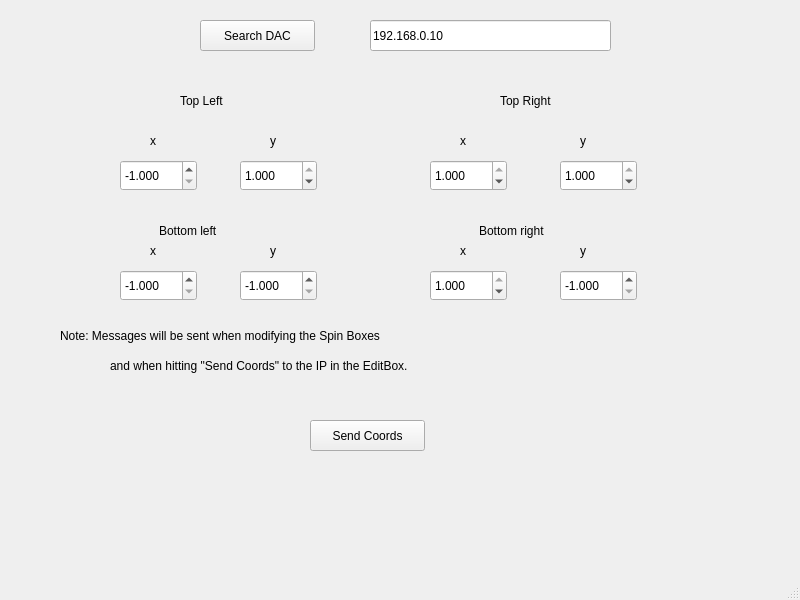
<?xml version="1.0" encoding="UTF-8"?>
<ui version="4.0">
 <class>laser_main</class>
 <widget class="QMainWindow" name="laser_main">
  <property name="geometry">
   <rect>
    <x>0</x>
    <y>0</y>
    <width>800</width>
    <height>600</height>
   </rect>
  </property>
  <property name="windowTitle">
   <string>Laser geometry setter</string>
  </property>
  <widget class="QWidget" name="centralwidget">
   <widget class="QPushButton" name="button_send">
    <property name="geometry">
     <rect>
      <x>310</x>
      <y>420</y>
      <width>115</width>
      <height>31</height>
     </rect>
    </property>
    <property name="text">
     <string>Send Coords</string>
    </property>
   </widget>
   <widget class="QDoubleSpinBox" name="tl_x">
    <property name="geometry">
     <rect>
      <x>120</x>
      <y>160</y>
      <width>77</width>
      <height>31</height>
     </rect>
    </property>
    <property name="decimals">
     <number>3</number>
    </property>
    <property name="minimum">
     <double>-1.000000000000000</double>
    </property>
    <property name="maximum">
     <double>1.000000000000000</double>
    </property>
    <property name="singleStep">
     <double>0.001000000000000</double>
    </property>
    <property name="value">
     <double>-1.000000000000000</double>
    </property>
   </widget>
   <widget class="QDoubleSpinBox" name="tl_y">
    <property name="geometry">
     <rect>
      <x>240</x>
      <y>160</y>
      <width>77</width>
      <height>31</height>
     </rect>
    </property>
    <property name="decimals">
     <number>3</number>
    </property>
    <property name="minimum">
     <double>-1.000000000000000</double>
    </property>
    <property name="maximum">
     <double>1.000000000000000</double>
    </property>
    <property name="singleStep">
     <double>0.001000000000000</double>
    </property>
    <property name="value">
     <double>1.000000000000000</double>
    </property>
   </widget>
   <widget class="QDoubleSpinBox" name="bl_x">
    <property name="geometry">
     <rect>
      <x>120</x>
      <y>270</y>
      <width>77</width>
      <height>31</height>
     </rect>
    </property>
    <property name="decimals">
     <number>3</number>
    </property>
    <property name="minimum">
     <double>-1.000000000000000</double>
    </property>
    <property name="maximum">
     <double>1.000000000000000</double>
    </property>
    <property name="singleStep">
     <double>0.001000000000000</double>
    </property>
    <property name="value">
     <double>-1.000000000000000</double>
    </property>
   </widget>
   <widget class="QDoubleSpinBox" name="bl_y">
    <property name="geometry">
     <rect>
      <x>240</x>
      <y>270</y>
      <width>77</width>
      <height>31</height>
     </rect>
    </property>
    <property name="decimals">
     <number>3</number>
    </property>
    <property name="minimum">
     <double>-1.000000000000000</double>
    </property>
    <property name="maximum">
     <double>1.000000000000000</double>
    </property>
    <property name="singleStep">
     <double>0.001000000000000</double>
    </property>
    <property name="value">
     <double>-1.000000000000000</double>
    </property>
   </widget>
   <widget class="QDoubleSpinBox" name="tr_x">
    <property name="geometry">
     <rect>
      <x>430</x>
      <y>160</y>
      <width>77</width>
      <height>31</height>
     </rect>
    </property>
    <property name="decimals">
     <number>3</number>
    </property>
    <property name="minimum">
     <double>-1.000000000000000</double>
    </property>
    <property name="maximum">
     <double>1.000000000000000</double>
    </property>
    <property name="singleStep">
     <double>0.001000000000000</double>
    </property>
    <property name="value">
     <double>1.000000000000000</double>
    </property>
   </widget>
   <widget class="QDoubleSpinBox" name="tr_y">
    <property name="geometry">
     <rect>
      <x>560</x>
      <y>160</y>
      <width>77</width>
      <height>31</height>
     </rect>
    </property>
    <property name="decimals">
     <number>3</number>
    </property>
    <property name="minimum">
     <double>-1.000000000000000</double>
    </property>
    <property name="maximum">
     <double>1.000000000000000</double>
    </property>
    <property name="singleStep">
     <double>0.001000000000000</double>
    </property>
    <property name="value">
     <double>1.000000000000000</double>
    </property>
   </widget>
   <widget class="QDoubleSpinBox" name="br_x">
    <property name="geometry">
     <rect>
      <x>430</x>
      <y>270</y>
      <width>77</width>
      <height>31</height>
     </rect>
    </property>
    <property name="decimals">
     <number>3</number>
    </property>
    <property name="minimum">
     <double>-1.000000000000000</double>
    </property>
    <property name="maximum">
     <double>1.000000000000000</double>
    </property>
    <property name="singleStep">
     <double>0.001000000000000</double>
    </property>
    <property name="value">
     <double>1.000000000000000</double>
    </property>
   </widget>
   <widget class="QDoubleSpinBox" name="br_y">
    <property name="geometry">
     <rect>
      <x>560</x>
      <y>270</y>
      <width>77</width>
      <height>31</height>
     </rect>
    </property>
    <property name="decimals">
     <number>3</number>
    </property>
    <property name="minimum">
     <double>-1.000000000000000</double>
    </property>
    <property name="maximum">
     <double>1.000000000000000</double>
    </property>
    <property name="singleStep">
     <double>0.001000000000000</double>
    </property>
    <property name="value">
     <double>-1.000000000000000</double>
    </property>
   </widget>
   <widget class="QLabel" name="text_tl">
    <property name="geometry">
     <rect>
      <x>180</x>
      <y>90</y>
      <width>80</width>
      <height>21</height>
     </rect>
    </property>
    <property name="text">
     <string>Top Left</string>
    </property>
   </widget>
   <widget class="QLabel" name="text_tr">
    <property name="geometry">
     <rect>
      <x>500</x>
      <y>90</y>
      <width>80</width>
      <height>21</height>
     </rect>
    </property>
    <property name="text">
     <string>Top Right</string>
    </property>
   </widget>
   <widget class="QLabel" name="text_bl">
    <property name="geometry">
     <rect>
      <x>159</x>
      <y>220</y>
      <width>111</width>
      <height>21</height>
     </rect>
    </property>
    <property name="text">
     <string>Bottom left</string>
    </property>
   </widget>
   <widget class="QLabel" name="text_br">
    <property name="geometry">
     <rect>
      <x>479</x>
      <y>220</y>
      <width>111</width>
      <height>21</height>
     </rect>
    </property>
    <property name="text">
     <string>Bottom right</string>
    </property>
   </widget>
   <widget class="QLabel" name="label">
    <property name="geometry">
     <rect>
      <x>150</x>
      <y>130</y>
      <width>80</width>
      <height>21</height>
     </rect>
    </property>
    <property name="text">
     <string>x</string>
    </property>
   </widget>
   <widget class="QLabel" name="label_2">
    <property name="geometry">
     <rect>
      <x>270</x>
      <y>130</y>
      <width>80</width>
      <height>21</height>
     </rect>
    </property>
    <property name="text">
     <string>y</string>
    </property>
   </widget>
   <widget class="QLabel" name="label_3">
    <property name="geometry">
     <rect>
      <x>580</x>
      <y>130</y>
      <width>80</width>
      <height>21</height>
     </rect>
    </property>
    <property name="text">
     <string>y</string>
    </property>
   </widget>
   <widget class="QLabel" name="label_4">
    <property name="geometry">
     <rect>
      <x>460</x>
      <y>130</y>
      <width>80</width>
      <height>21</height>
     </rect>
    </property>
    <property name="text">
     <string>x</string>
    </property>
   </widget>
   <widget class="QLabel" name="label_5">
    <property name="geometry">
     <rect>
      <x>270</x>
      <y>240</y>
      <width>80</width>
      <height>21</height>
     </rect>
    </property>
    <property name="text">
     <string>y</string>
    </property>
   </widget>
   <widget class="QLabel" name="label_6">
    <property name="geometry">
     <rect>
      <x>150</x>
      <y>240</y>
      <width>80</width>
      <height>21</height>
     </rect>
    </property>
    <property name="text">
     <string>x</string>
    </property>
   </widget>
   <widget class="QLabel" name="label_7">
    <property name="geometry">
     <rect>
      <x>580</x>
      <y>240</y>
      <width>80</width>
      <height>21</height>
     </rect>
    </property>
    <property name="text">
     <string>y</string>
    </property>
   </widget>
   <widget class="QLabel" name="label_8">
    <property name="geometry">
     <rect>
      <x>460</x>
      <y>240</y>
      <width>80</width>
      <height>21</height>
     </rect>
    </property>
    <property name="text">
     <string>x</string>
    </property>
   </widget>
   <widget class="QLineEdit" name="edit_ip">
    <property name="geometry">
     <rect>
      <x>370</x>
      <y>20</y>
      <width>241</width>
      <height>31</height>
     </rect>
    </property>
    <property name="text">
     <string>192.168.0.10</string>
    </property>
   </widget>
   <widget class="QPushButton" name="button_searchdac">
    <property name="geometry">
     <rect>
      <x>200</x>
      <y>20</y>
      <width>115</width>
      <height>31</height>
     </rect>
    </property>
    <property name="text">
     <string>Search DAC</string>
    </property>
   </widget>
   <widget class="QLabel" name="label_9">
    <property name="geometry">
     <rect>
      <x>60</x>
      <y>320</y>
      <width>501</width>
      <height>31</height>
     </rect>
    </property>
    <property name="text">
     <string>Note: Messages will be sent when modifying the Spin Boxes</string>
    </property>
   </widget>
   <widget class="QLabel" name="label_10">
    <property name="geometry">
     <rect>
      <x>110</x>
      <y>350</y>
      <width>491</width>
      <height>31</height>
     </rect>
    </property>
    <property name="text">
     <string>and when hitting &quot;Send Coords&quot; to the IP in the EditBox.</string>
    </property>
   </widget>
  </widget>
  <widget class="QMenuBar" name="menubar">
   <property name="geometry">
    <rect>
     <x>0</x>
     <y>0</y>
     <width>800</width>
     <height>29</height>
    </rect>
   </property>
  </widget>
  <widget class="QStatusBar" name="statusbar"/>
 </widget>
 <resources/>
 <connections>
  <connection>
   <sender>tl_x</sender>
   <signal>valueChanged(double)</signal>
   <receiver>button_send</receiver>
   <slot>click()</slot>
   <hints>
    <hint type="sourcelabel">
     <x>108</x>
     <y>134</y>
    </hint>
    <hint type="destinationlabel">
     <x>327</x>
     <y>334</y>
    </hint>
   </hints>
  </connection>
  <connection>
   <sender>tl_y</sender>
   <signal>valueChanged(double)</signal>
   <receiver>button_send</receiver>
   <slot>click()</slot>
   <hints>
    <hint type="sourcelabel">
     <x>228</x>
     <y>134</y>
    </hint>
    <hint type="destinationlabel">
     <x>327</x>
     <y>334</y>
    </hint>
   </hints>
  </connection>
  <connection>
   <sender>tr_x</sender>
   <signal>valueChanged(double)</signal>
   <receiver>button_send</receiver>
   <slot>click()</slot>
   <hints>
    <hint type="sourcelabel">
     <x>418</x>
     <y>134</y>
    </hint>
    <hint type="destinationlabel">
     <x>327</x>
     <y>334</y>
    </hint>
   </hints>
  </connection>
  <connection>
   <sender>tr_y</sender>
   <signal>valueChanged(double)</signal>
   <receiver>button_send</receiver>
   <slot>click()</slot>
   <hints>
    <hint type="sourcelabel">
     <x>548</x>
     <y>134</y>
    </hint>
    <hint type="destinationlabel">
     <x>327</x>
     <y>334</y>
    </hint>
   </hints>
  </connection>
  <connection>
   <sender>bl_x</sender>
   <signal>valueChanged(double)</signal>
   <receiver>button_send</receiver>
   <slot>click()</slot>
   <hints>
    <hint type="sourcelabel">
     <x>108</x>
     <y>244</y>
    </hint>
    <hint type="destinationlabel">
     <x>327</x>
     <y>334</y>
    </hint>
   </hints>
  </connection>
  <connection>
   <sender>bl_y</sender>
   <signal>valueChanged(double)</signal>
   <receiver>button_send</receiver>
   <slot>click()</slot>
   <hints>
    <hint type="sourcelabel">
     <x>228</x>
     <y>244</y>
    </hint>
    <hint type="destinationlabel">
     <x>327</x>
     <y>334</y>
    </hint>
   </hints>
  </connection>
  <connection>
   <sender>br_x</sender>
   <signal>valueChanged(double)</signal>
   <receiver>button_send</receiver>
   <slot>click()</slot>
   <hints>
    <hint type="sourcelabel">
     <x>418</x>
     <y>244</y>
    </hint>
    <hint type="destinationlabel">
     <x>327</x>
     <y>334</y>
    </hint>
   </hints>
  </connection>
  <connection>
   <sender>br_y</sender>
   <signal>valueChanged(double)</signal>
   <receiver>button_send</receiver>
   <slot>click()</slot>
   <hints>
    <hint type="sourcelabel">
     <x>548</x>
     <y>244</y>
    </hint>
    <hint type="destinationlabel">
     <x>327</x>
     <y>334</y>
    </hint>
   </hints>
  </connection>
 </connections>
</ui>
